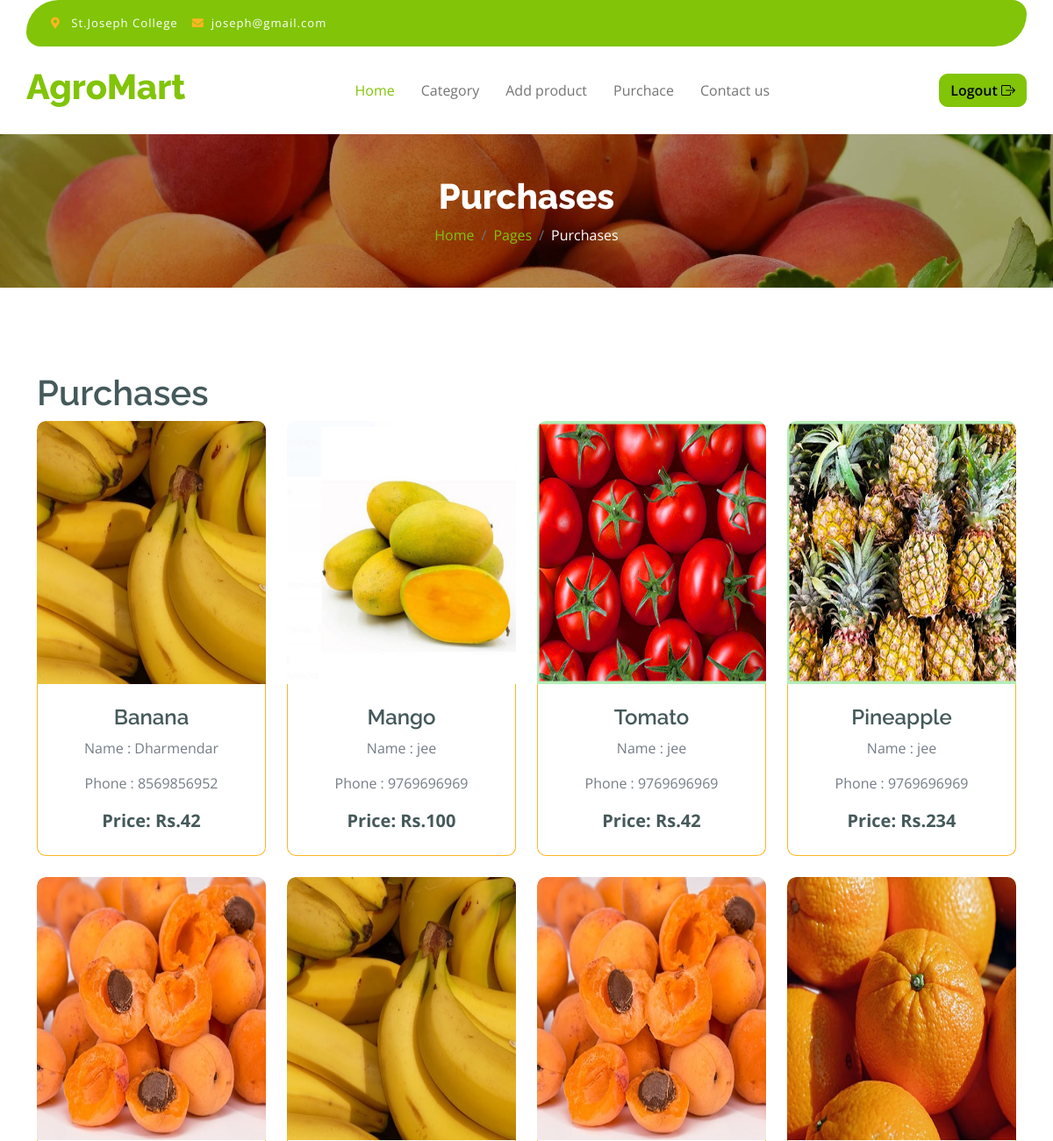
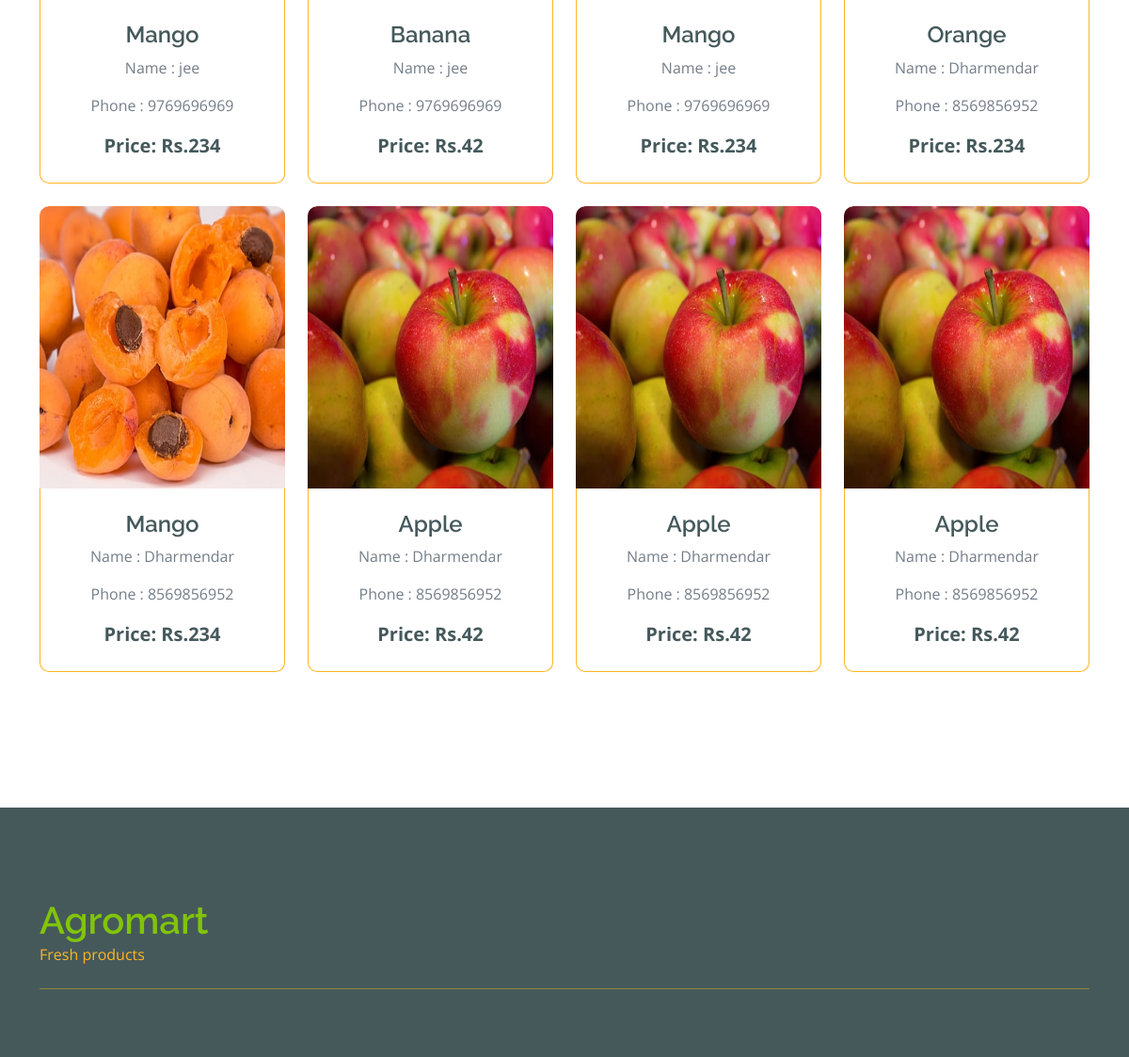
The app's page /view-purchase.php (signed in) with its own data (2 pictures, top to bottom).
### tables this page shows
CREATE TABLE `payment` (
  `id` int(10) NOT NULL,
  `userid` int(10) NOT NULL,
  `productid` int(10) NOT NULL,
  `payment_number` varchar(25) NOT NULL,
  `status` tinyint(1) NOT NULL,
  `date` datetime NOT NULL DEFAULT current_timestamp(),
  `price` varchar(15) DEFAULT NULL
);

CREATE TABLE `product` (
  `id` int(10) NOT NULL,
  `pname` varchar(50) NOT NULL,
  `description` text NOT NULL,
  `image` varchar(100) NOT NULL,
  `price` varchar(10) NOT NULL,
  `pricetype` varchar(50) NOT NULL,
  `date` datetime NOT NULL DEFAULT current_timestamp(),
  `status` tinyint(1) NOT NULL,
  `userid` int(10) NOT NULL,
  `categoryid` int(10) NOT NULL
);

CREATE TABLE `user` (
  `id` int(100) NOT NULL,
  `name` varchar(100) NOT NULL,
  `contact` varchar(12) NOT NULL,
  `email` varchar(100) NOT NULL,
  `password` varchar(25) NOT NULL,
  `date` datetime NOT NULL DEFAULT current_timestamp(),
  `status` tinyint(1) NOT NULL,
  `userRole` varchar(10) NOT NULL
);

### view-purchase.php (the view, shortened to what this page needs)
<?php
require_once 'include/config.php';
require_once 'include/header.php';
?>
<div class="container-fluid page-header py-5">
    <h1 class="text-center text-white display-6">Purchases</h1>
    <ol class="breadcrumb justify-content-center mb-0">
        <li class="breadcrumb-item"><a href="#">Home</a></li>
        <li class="breadcrumb-item"><a href="#">Pages</a></li>
        <li class="breadcrumb-item active text-white">Purchases</li>
    </ol>
</div>
<div class="container-fluid fruite py-5">
    <div class="container py-5">
        <div class="tab-class text-center">
            <div class="row g-4">
                <div class="col-lg-4 text-start">
                    <h1>Purchases</h1>
                </div>
            </div>
            <div class="tab-content">
                <div id="tab-1" class="tab-pane fade show p-0 active">
                    <div class="row g-4">
                        <div class="col-lg-12">
                            <div class="row g-4">
                                <?php
                                        $sql = "SELECT p.pname, p.image, py.price, py.payment_number, u.name, u.contact FROM payment py, product p, user u WHERE p.id = py.productid AND u.id = py.userid AND py.status = 1";
                                        $res = mysqli_query($conn, $sql);
                                        if (mysqli_num_rows($res) > 0) {
                                            while ($row = mysqli_fetch_array($res)) {
                                        ?>
                                <div class="col-md-6 col-lg-4 col-xl-3">
                                    <div class="rounded position-relative fruite-item">
                                        <div class="fruite-img">
                                            <img src="images/<?php echo $row['image']; ?>"
                                                class="rounded-top" style="width:300px; height:300px;" alt="">
                                        </div>
                                        <div class="p-4 border border-secondary border-top-0 rounded-bottom">
                                            <h4><?php echo $row['pname']; ?></h4>
                                            <p>Name : <?php echo $row['name']; ?></p>
                                            <p>Phone : <?php echo $row['contact']; ?></p>
                                            <div class="">
                                                <p class="text-dark fs-5 fw-bold mb-0">Price:
                                                    Rs.<?php echo $row['price']; ?></p>
                                            </div>
                                        </div>
                                    </div>
                                </div>
                                <?php
                                            }
                                        }
                                        ?>
                            </div>
                        </div>
                    </div>
                </div>
            </div>
        </div>
    </div>
</div>
<?php
require_once 'include/footer.php';
?>

### css/style.css (style rules this page uses)
.page-header { position: relative; background: linear-gradient(rgba(0, 0, 0, 0.3), rgba(0, 0, 0, 0.3)), url(../img/cart-page-header-img.jpg); background-position: center center; background-repeat: no-repeat; background-size: cover; }
@media (min-width: 992px) { .hero-header, .page-header { margin-top: 152px !important; } }
.fruite .fruite-item { height: 100%; transition: 0.5s; }
.fruite .fruite-item .fruite-img { overflow: hidden; transition: 0.5s; border-radius: 10px 10px 0 0; }
.fruite .fruite-item .fruite-img img { transition: 0.5s; }

### records on screen
payment: productid.image (picture), productid.pname "Banana", userid.name "Dharmendar", userid.contact "8569856952", price "42"
payment: productid.image (picture), productid.pname "Mango", userid.name "jee", userid.contact "9769696969", price "100"
payment: productid.image (picture), productid.pname "Tomato", userid.name "jee", userid.contact "9769696969", price "42"
payment: productid.image (picture), productid.pname "Pineapple", userid.name "jee", userid.contact "9769696969", price "234"
payment: productid.image (picture), productid.pname "Mango", userid.name "jee", userid.contact "9769696969", price "234"
payment: productid.image (picture), productid.pname "Banana", userid.name "jee", userid.contact "9769696969", price "42"
payment: productid.image (picture), productid.pname "Mango", userid.name "jee", userid.contact "9769696969", price "234"
payment: productid.image (picture), productid.pname "Orange", userid.name "Dharmendar", userid.contact "8569856952", price "234"
payment: productid.image (picture), productid.pname "Mango", userid.name "Dharmendar", userid.contact "8569856952", price "234"
payment: productid.image (picture), productid.pname "Apple", userid.name "Dharmendar", userid.contact "8569856952", price "42"
payment: productid.image (picture), productid.pname "Apple", userid.name "Dharmendar", userid.contact "8569856952", price "42"
payment: productid.image (picture), productid.pname "Apple", userid.name "Dharmendar", userid.contact "8569856952", price "42"
